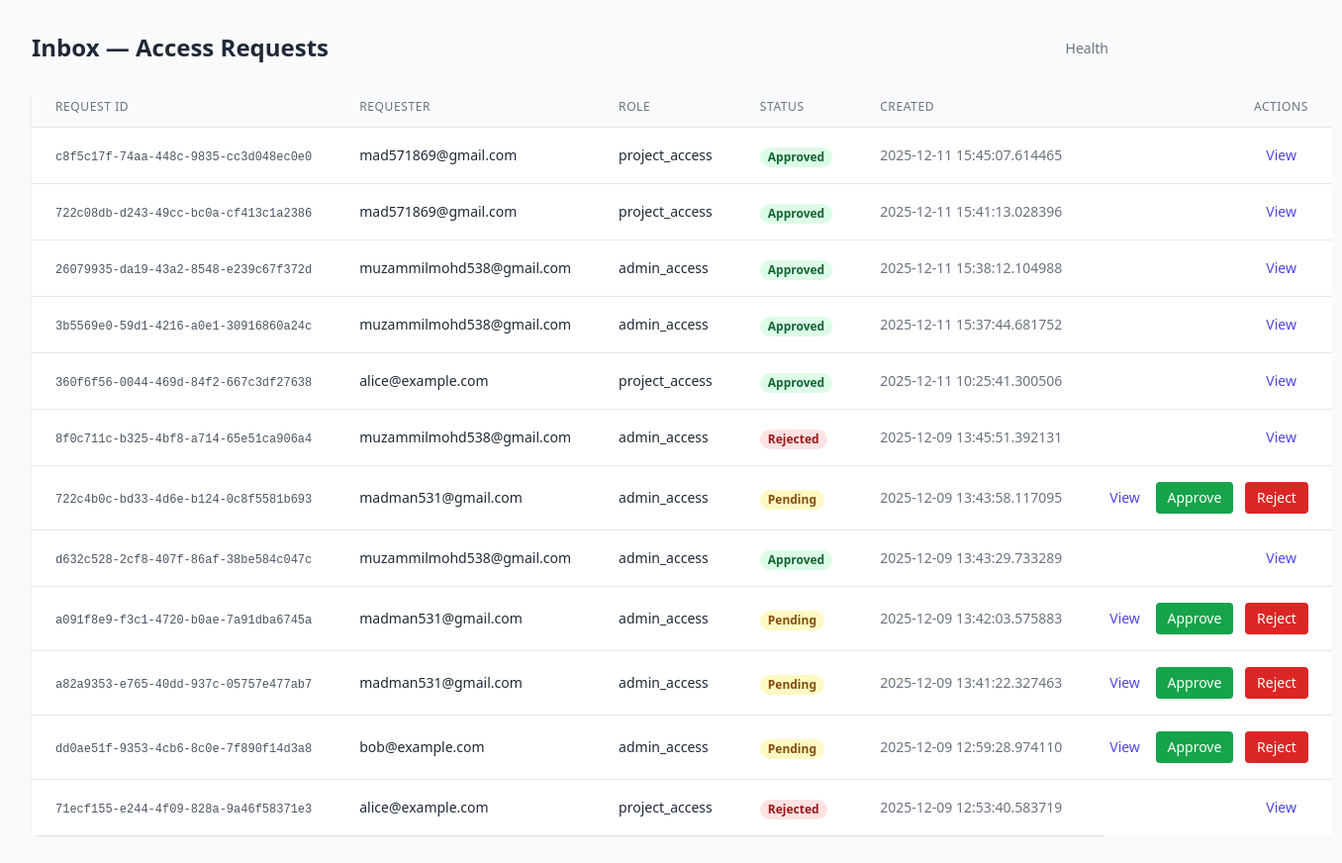
Page /admin/requests on the committed database.
### app/models.py (models this page shows)
class AccessRequest(Base):
    __tablename__ = "access_requests"
    id = Column(String(36), primary_key=True, default=lambda: str(uuid.uuid4()))
    keycloak_user_id = Column(String(36), nullable=False)
    requester_email = Column(String(256))
    requested_role = Column(String(256))
    meta = Column(Text, nullable=True)
    status = Column(Enum(RequestStatus), default=RequestStatus.pending)
    created_at = Column(DateTime, default=datetime.datetime.utcnow)
    updated_at = Column(DateTime, default=datetime.datetime.utcnow, onupdate=datetime.datetime.utcnow)
    last_notified_at = Column(DateTime, nullable=True)
    notify_count = Column(Integer, default=0)

### app/main.py (the view)
@app.get("/admin/requests", response_class=HTMLResponse)
def admin_list():
    db = SessionLocal()
    try:
        reqs = db.query(AccessRequest).order_by(AccessRequest.created_at.desc()).all()
        html = _jinja_env.get_template("admin_list.html").render(requests=reqs)
        return HTMLResponse(html)
    finally:
        db.close()

### app/templates/admin_list.html (shortened to what this page needs)
<!doctype html>
<html>
<head>
  <script src="https://cdn.tailwindcss.com"></script>
</head>
<body class="bg-gray-50 text-gray-800">
  <div class="max-w-6xl px-8 py-8">
    <div class="flex items-center justify-between">
      <h1 class="text-2xl font-semibold">Inbox — Access Requests</h1>
      <div>
        <a href="/health" class="text-sm text-gray-500">Health</a>
      </div>
    </div>
    <div class="mt-6 bg-white shadow rounded-lg">
      <table class="min-w-full divide-y divide-gray-200 ">
        <thead class="bg-gray-50">
          <tr>
            <th class="px-6 py-3 text-left text-xs font-medium text-gray-500 uppercase tracking-wider">Request ID</th>
            <th class="px-6 py-3 text-left text-xs font-medium text-gray-500 uppercase tracking-wider">Requester</th>
            <th class="px-6 py-3 text-left text-xs font-medium text-gray-500 uppercase tracking-wider">Role</th>
            <th class="px-6 py-3 text-left text-xs font-medium text-gray-500 uppercase tracking-wider">Status</th>
            <th class="px-6 py-3 text-left text-xs font-medium text-gray-500 uppercase tracking-wider">Created</th>
            <th class="px-6 py-3 text-right text-xs font-medium text-gray-500 uppercase tracking-wider">Actions</th>
          </tr>
        </thead>
        <tbody id="requests-tbody" class="bg-white divide-y divide-gray-200">
          {% for r in requests %}
          <tr id="req-row-{{ r.id }}">
            <td class="px-6 py-4 whitespace-nowrap text-sm text-gray-900"><code class="text-xs text-gray-600">{{ r.id }}</code></td>
            <td class="px-6 py-4 whitespace-nowrap text-sm">{{ r.requester_email or '—' }}</td>
            <td class="px-6 py-4 whitespace-nowrap text-sm">{{ r.requested_role }}</td>
            <td class="px-6 py-4 whitespace-nowrap">
              {% if r.status == 'pending' %}
                <span class="px-2 inline-flex text-xs leading-5 font-semibold rounded-full bg-yellow-100 text-yellow-800">Pending</span>
              {% elif r.status == 'approved' %}
                <span class="px-2 inline-flex text-xs leading-5 font-semibold rounded-full bg-green-100 text-green-800">Approved</span>
              {% else %}
                <span class="px-2 inline-flex text-xs leading-5 font-semibold rounded-full bg-red-100 text-red-800">Rejected</span>
              {% endif %}
            </td>
            <td class="px-6 py-4 whitespace-nowrap text-sm text-gray-500">{{ r.created_at }}</td>
            <td class="px-6 py-4 whitespace-nowrap text-right text-sm font-medium">
              <a href="/admin/requests/{{ r.id }}" class="text-indigo-600 hover:text-indigo-900 mr-3">View</a>
              {% if r.status == 'pending' %}
                <button onclick="takeAction('{{ r.id }}','approve')" class="inline-flex items-center px-3 py-1.5 bg-green-600 text-white rounded text-sm hover:bg-green-700">Approve</button>
                <button onclick="takeAction('{{ r.id }}','reject')" class="inline-flex items-center px-3 py-1.5 bg-red-600 text-white rounded text-sm hover:bg-red-700 ml-2">Reject</button>
              {% endif %}
            </td>
          </tr>
          {% else %}
          <tr>
            <td colspan="6" class="px-6 py-8 text-center text-gray-500">No requests yet.</td>
          </tr>
          {% endfor %}
        </tbody>
      </table>
    </div>
  </div>
</body>
</html>

### rows in the picture
AccessRequest: id "c8f5c17f-74aa-448c-9835-cc3d048ec0e0", requester_email "mad571869@gmail.com", requested_role "project_access", status "Approved", created_at "2025-12-11 15:45:07.614465"
AccessRequest: id "722c08db-d243-49cc-bc0a-cf413c1a2386", requester_email "mad571869@gmail.com", requested_role "project_access", status "Approved", created_at "2025-12-11 15:41:13.028396"
AccessRequest: id "26079935-da19-43a2-8548-e239c67f372d", requester_email "muzammilmohd538@gmail.com", requested_role "admin_access", status "Approved", created_at "2025-12-11 15:38:12.104988"
AccessRequest: id "3b5569e0-59d1-4216-a0e1-30916860a24c", requester_email "muzammilmohd538@gmail.com", requested_role "admin_access", status "Approved", created_at "2025-12-11 15:37:44.681752"
AccessRequest: id "360f6f56-0044-469d-84f2-667c3df27638", requester_email "alice@example.com", requested_role "project_access", status "Approved", created_at "2025-12-11 10:25:41.300506"
AccessRequest: id "8f0c711c-b325-4bf8-a714-65e51ca906a4", requester_email "muzammilmohd538@gmail.com", requested_role "admin_access", status "Rejected", created_at "2025-12-09 13:45:51.392131"
AccessRequest: id "722c4b0c-bd33-4d6e-b124-0c8f5581b693", requester_email "madman531@gmail.com", requested_role "admin_access", status "Pending", created_at "2025-12-09 13:43:58.117095"
AccessRequest: id "d632c528-2cf8-407f-86af-38be584c047c", requester_email "muzammilmohd538@gmail.com", requested_role "admin_access", status "Approved", created_at "2025-12-09 13:43:29.733289"
AccessRequest: id "a091f8e9-f3c1-4720-b0ae-7a91dba6745a", requester_email "madman531@gmail.com", requested_role "admin_access", status "Pending", created_at "2025-12-09 13:42:03.575883"
AccessRequest: id "a82a9353-e765-40dd-937c-05757e477ab7", requester_email "madman531@gmail.com", requested_role "admin_access", status "Pending", created_at "2025-12-09 13:41:22.327463"
AccessRequest: id "dd0ae51f-9353-4cb6-8c0e-7f890f14d3a8", requester_email "bob@example.com", requested_role "admin_access", status "Pending", created_at "2025-12-09 12:59:28.974110"
AccessRequest: id "71ecf155-e244-4f09-828a-9a46f58371e3", requester_email "alice@example.com", requested_role "project_access", status "Rejected", created_at "2025-12-09 12:53:40.583719"
